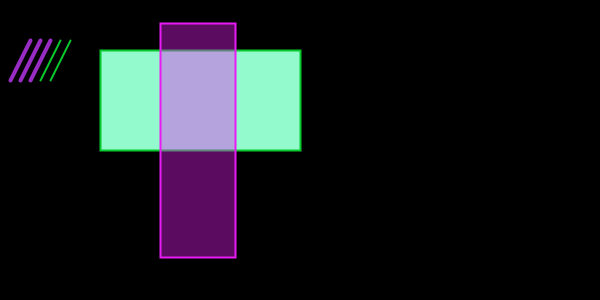
Frame 1 (no input)
Frame 60 (the mouse pressed at the canvas centre just before this capture): identical to frame 1, image omitted
Frame 120 (the mouse held since frame 60 and released just before this capture): identical to frame 1, image omitted

The Processing sketch that drew this single still picture (run headless with seeded random() and noise(); from frame 60 on, the mouse is pressed at the canvas centre):

// Processing sketch: POC_01
// ── POC_01.pde
// SCI 6349 - Processing day 0 - August 30th
//Chapter 01

void setup() {
  size(600, 300);            //size of the screen
  
  smooth();                  //smooth line edge - it helps with anti-linesing 
}

void draw() {
  
  background(0, 0, 0);       //set the background black
  
  // line section
  
  stroke(154 , 44, 198);    //set line value to white
  strokeWeight(4);          //set line width 4 pixels 
  line (10, 80, 30, 40);    //left line
  line (20, 80, 40, 40); 
  line (30, 80, 50, 40);    //middle line
  stroke(8, 201, 45);        //set line value to red
  strokeWeight(2);          //set line width 2 pixels
  line (40, 80, 60, 40);
  line (50, 80, 70, 40);    //right line
  
  // rectangle section
  
  // noStroke();
  fill( 146, 250, 204 ) ; 
  // noFill();
  rect( 100, 50, 200, 100 );
  
  fill( 233, 27, 245, 100);
  stroke ( 233, 27, 245, 255);
  rect( 160, 23, 75, 234 );
  
}
